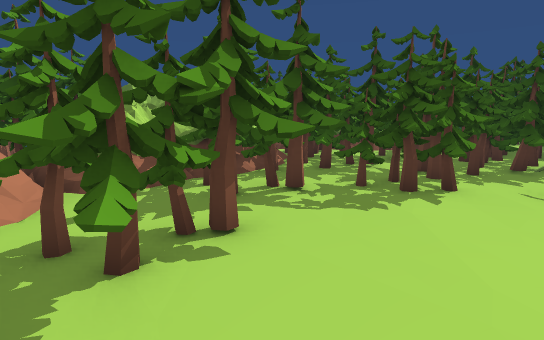
view 1 (above)

18 first-person views from a walk through a scene from a Unity 3-D project. The camera is 1.5 m above the floor, tilts 10° down and sees 80° across. The floor is counted in squares, 1 m on a side. Each view is taken from the middle of a square. On the plan, view 1 faces up. The plan holds only what a view shows up to about 15 squares ahead; the rest is blank. The place goes on beyond the plan. The player character is not drawn.

view 2
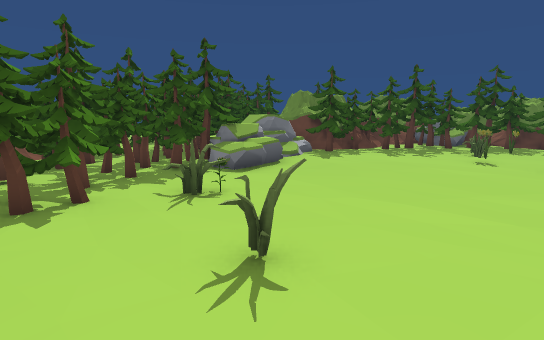

view 3
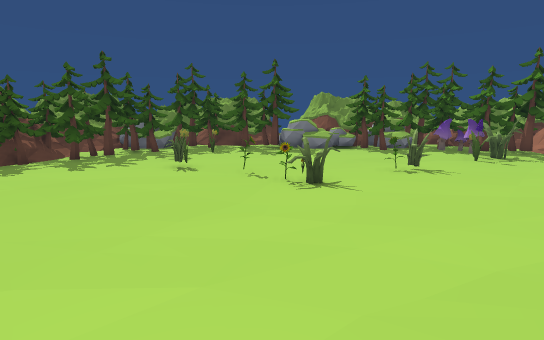

view 4
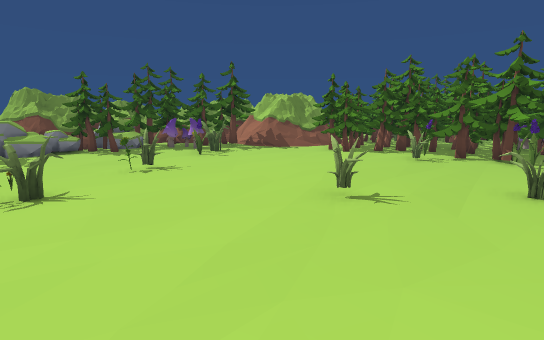

view 5
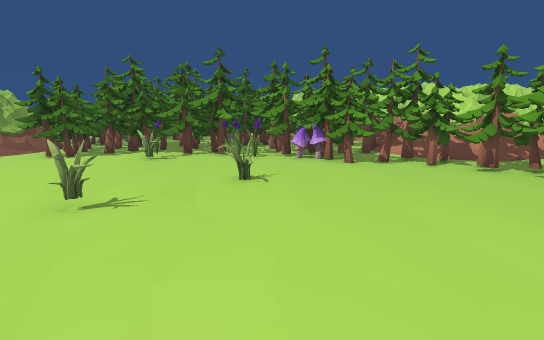

view 6
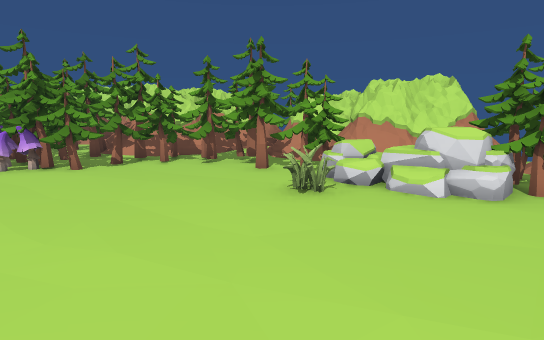

view 7
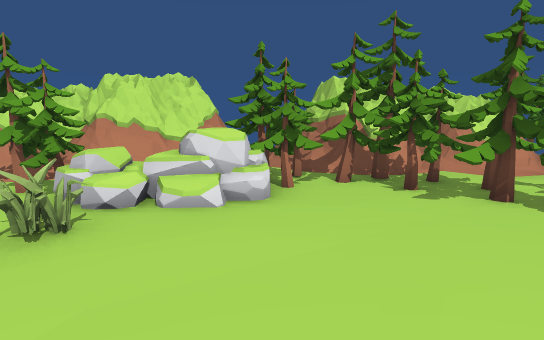

view 8
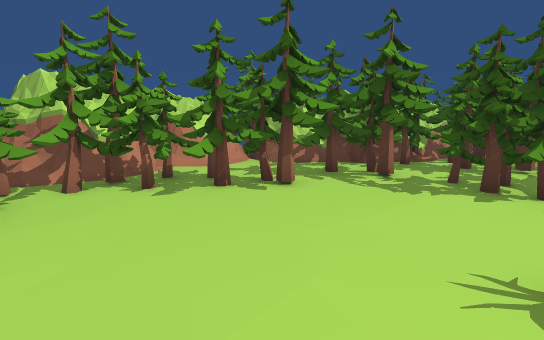

view 9
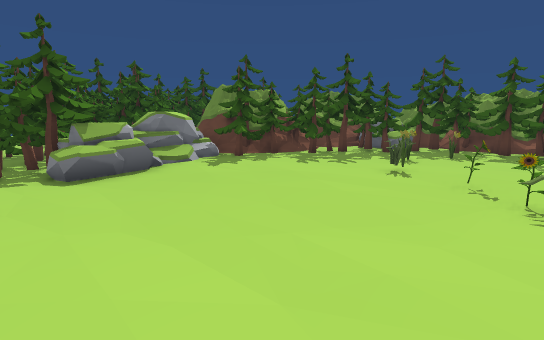

view 10
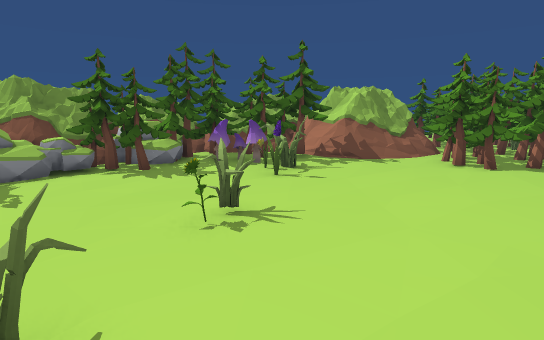

view 11
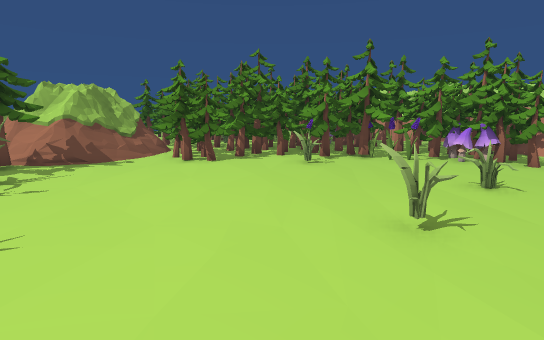

view 12
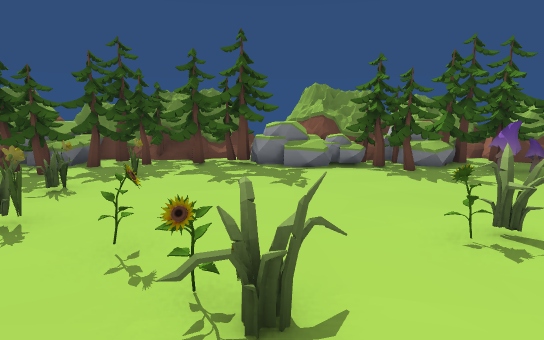

view 13
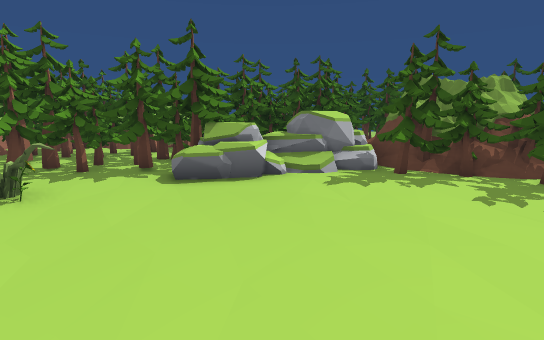

view 14
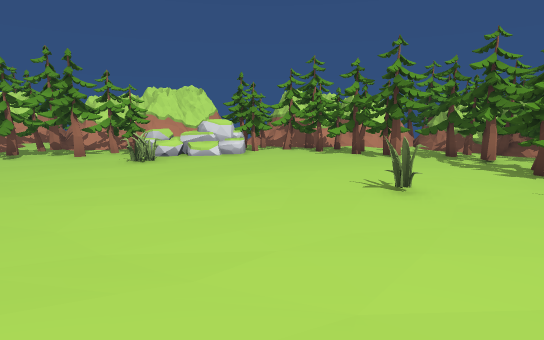

view 15
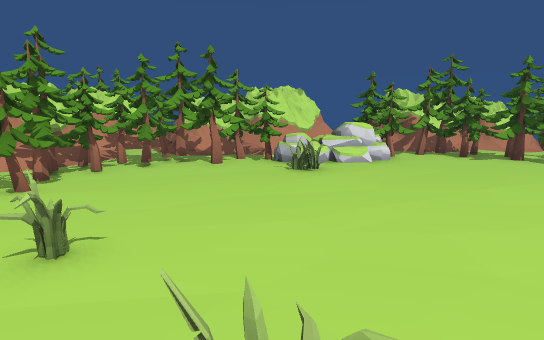

view 16
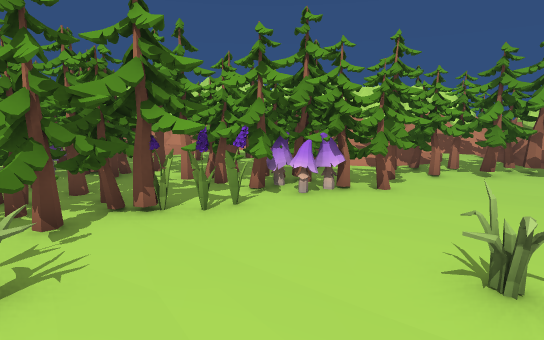

view 17
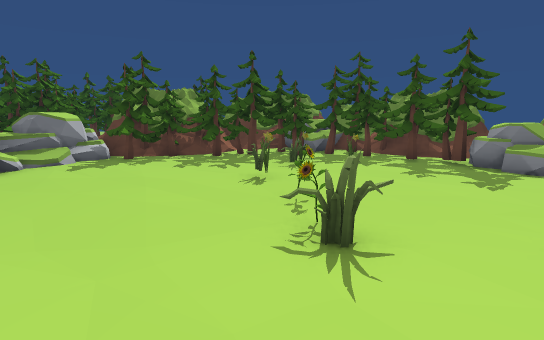

view 18
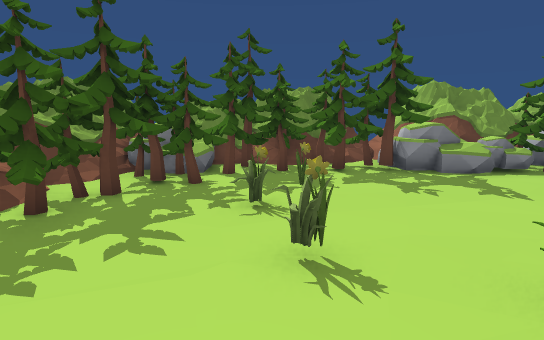

### Floor plan
Key: @ floor where view 1 was taken; # wall or solid block; . main floor; : floor 0.5 m higher than the main floor; / step, stairs or slope; = window, fence, low wall or low ledge; ^ raised ledge; T tree; R rock; M mushroom; O other object.
Columns run from 5 left of view 1 to 21 right of it. Each row starts with its distance up from view 1.
 11     ##O OOTTTOTTOOO#
 10   ###TTTTTTTTTTRRRR#
  9   ##TTTTTTTTTTTRRRT#####
  8  ##TTTTTTTTTTTTR//TTTT#####
  7 ###T TTTTT...RR...TTTTT.T#
  6 #...TTTTTT..........TT TRRR
  5 #=..TT................TTRR#
  4 #=TTTT.................TTT#
  3 #TTTT..............=..=#TT#
  2 #TTTT..............=...=TT#
  1 #TT.....................TTT
  0 =TT..@..................TRR
 -1  TT.....................RRR
 -2  TRR....................RRR
 -3 # RR....................RR#
 -4 #=.RR..................TTR#
 -5 ##TR...................TRRR
 -6 ##TTT...................RRR
 -7 ###TT................#.MMT#
 -8 ##^T..................MMTT#
 -9 #=TTTT................TTT##
-10 ##^TTTTTT........T...TTT##
-11  ###TTTTMMT#T.#.TTT..=#==#
-12   ###TTTTMTTTTTTTTT.#####=
-13     ##TTTTT.TTTTTTTT:##
-14     ##TTTTTTTTTTTTTT##
-15     # OOOTTTTTTTTTOO##

Positions as (right, up) in squares from view 1, and headings:
1: (0, 0), facing up
2: (2, 0), facing up-right
3: (5, 0), facing right
4: (5, 0), facing down-right
5: (5, 0), facing down
6: (5, 0), facing down-left
7: (4, -1), facing left
8: (4, -1), facing up-left
9: (6, -1), facing up-right
10: (10, -1), facing down-right
11: (10, -1), facing down
12: (10, -1), facing right
13: (10, 0), facing up
14: (10, 0), facing left
15: (9, -5), facing left
16: (9, -7), facing down-left
17: (9, -3), facing up-right
18: (11, 3), facing right
